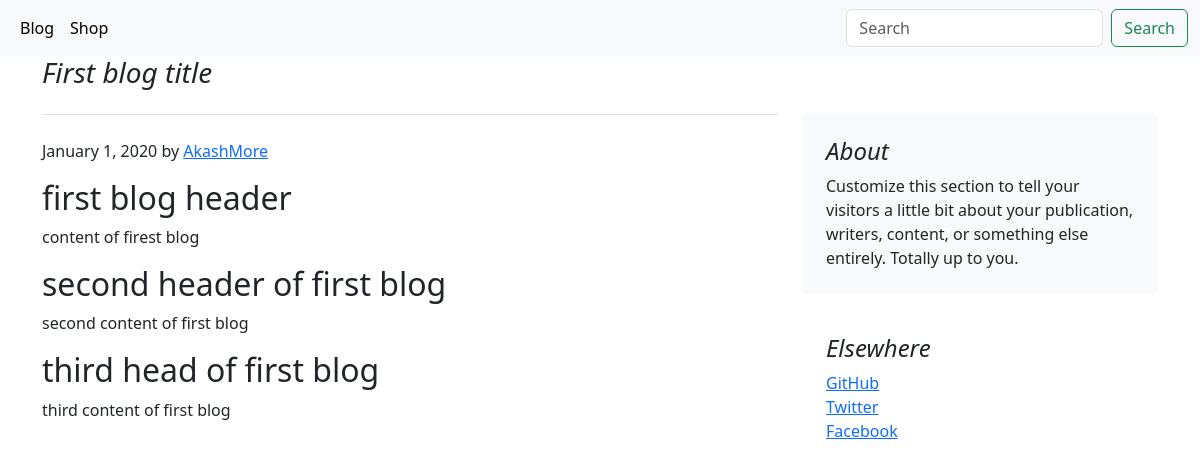
The page /blog/blogpost/1 on the database its author committed.
### blog/models.py (models this page shows, shortened)
class Blogpost(models.Model):
    post_id = models.AutoField(primary_key=True)
    title = models.CharField(max_length=50)
    head0 = models.CharField(max_length=500, default="")
    chead0 = models.CharField(max_length=5000, default="")
    head1 = models.CharField(max_length=500, default="")
    chead1 = models.CharField(max_length=5000, default="")
    head2 = models.CharField(max_length=500, default="")
    chead2 = models.CharField(max_length=5000, default="")
    pub_date = models.DateField()
    thumbnail = models.ImageField(upload_to='shop/images', default="")

### blog/views.py (the view)
# urls.py: path("blogpost/<int:id>",views.blogpost,name="blogHome")
def blogpost(request,id):
    post = Blogpost.objects.filter(post_id = id)[0]
    return render(request, 'blog/blogpost.html',{'post':post})

### blog/templates/blog/blogpost.html (shortened to what this page needs)
{%extends 'blog/basic.html'%}
{%block body%}
<div class="row">
  <div class="col-md-8">
    <h3 class="pb-4 mb-4 fst-italic border-bottom">
      {{post.title}}
    </h3>
    <div class="blog-post">
      <p class="blog-post-meta">January 1, 2020 by <a href="#">AkashMore</a></p>
      <h2>{{post.head0}}</h2>
      <p>{{post.chead0}}</p>
      <h2>{{post.head1}}</h2>
      <p>{{post.chead1}}</p>
      <h2>{{post.head2}}</h2>
      <p>{{post.chead2}}</p>
    </div>
  </div>
  <div class="col-md-4" style="margin-top: 5%;">
    <div class="position-sticky" style="top: 2rem;">
      <div class="p-4 mb-3 bg-light rounded">
        <h4 class="fst-italic">About</h4>
        <p class="mb-0">Customize this section to tell your visitors a little bit about your publication, writers,
          content, or something else entirely. Totally up to you.</p>
      </div>
      <div class="p-4">
        <h4 class="fst-italic">Elsewhere</h4>
        <ol class="list-unstyled">
          <li><a href="#">GitHub</a></li>
          <li><a href="#">Twitter</a></li>
          <li><a href="#">Facebook</a></li>
        </ol>
      </div>
    </div>
  </div>
</div>
{%endblock%}

### rows shown on the page
Blogpost: title "First blog title", head0 "first blog header", chead0 "content of firest blog", head1 "second header of first blog", chead1 "second content of first blog", head2 "third head of first blog", chead2 "third content of first blog"
